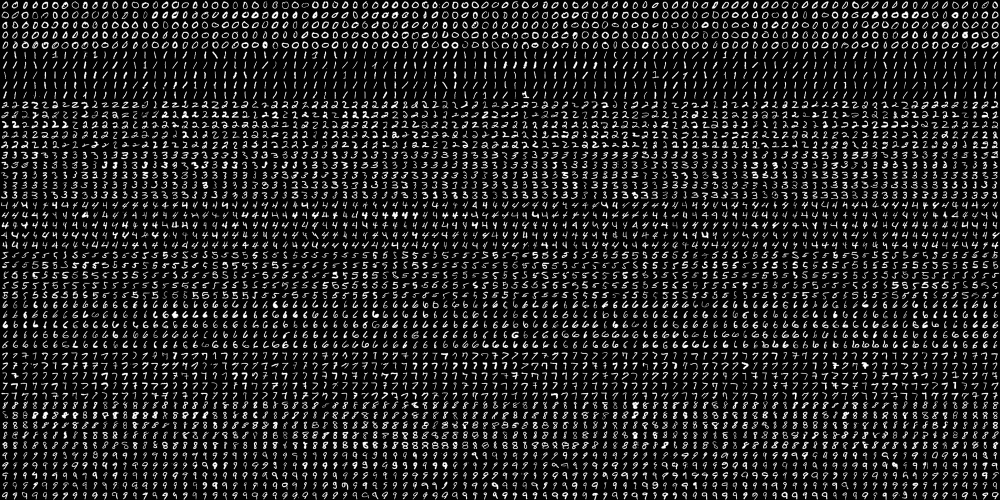
#> input picture opencv-ayub-khan/Programs/hand_written_data/digits.png, 2000 x 1000 px (shown at 1/2 size)
$ python 8.py   (Python 2 division)
#> lines starting #> are read from the running program, lines starting #| are printed output that depends on the picture; after the words box and inside, x2 and y2 are one past the last pixel; in counts of white or black regions, pixels touching at a corner belong together
import cv2
from matplotlib import pyplot as plt
import numpy as np


# The image we are going to use for system training.
digits_learning_image = cv2.imread('hand_written_data/digits.png')
#> digits_learning_image is the input picture: shape (1000, 2000, 3); min 0, max 255, mean 33.8
cv2.imshow('image', digits_learning_image)
cv2.waitKey(0)
cv2.destroyAllWindows()

#NEED TO RECHECK
gray_digits_learning_image = cv2.cvtColor(digits_learning_image, cv2.COLOR_BGR2GRAY)

# Now we split the image to 5000 cells, each 20x20 size
digit_cells = [np.hsplit(row, 100) for row in np.vsplit(gray_digits_learning_image, 50)]
#> digit_cells = 50 items
print 'Digit cells length : ', len(digit_cells)
#| Digit cells length :  50
print 'Digit cells width : ', len(digit_cells[1])
#| Digit cells width :  100

# Make it into a Numpy array. It's size will be (50,100,20,20)
digits_list = np.array(digit_cells)

# Now we prepare train_data and test_data.
digits_for_training = digits_list[:, :50].reshape(-1,400).astype(np.float32)  # Size=(2500,400)
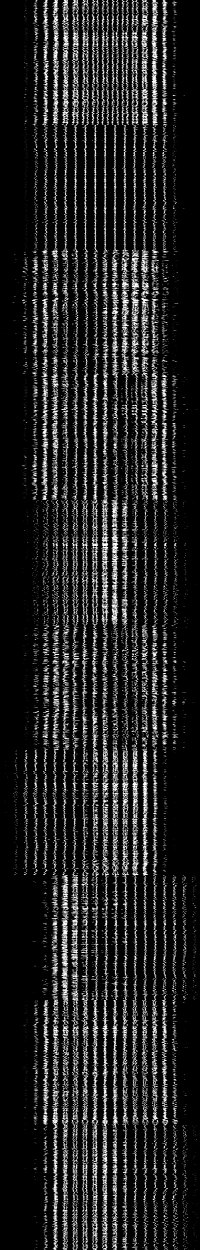
#> digits_for_training: shape (2500, 400) float32 (shown at 1/2 size); min 0, max 255, mean 33.8
digits_for_testing = digits_list[:, 50:100].reshape(-1,400).astype(np.float32)# Size=(2500,400)
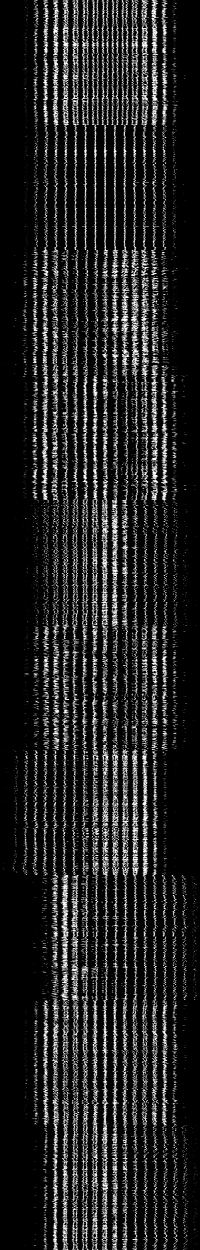
#> digits_for_testing: shape (2500, 400) float32 (shown at 1/2 size); min 0, max 255, mean 33.8

# Create labels for training data and testing data
numbers = np.arange(10)
labels_for_training_data = np.repeat(numbers, 250)[:, np.newaxis]
labels_for_testing_data = labels_for_training_data.copy()

print "Shape of training data : ", digits_for_training.shape
#| Shape of training data :  (2500, 400)
print "Shape of lables for training data : ", labels_for_training_data.shape

# Initiate kNN, train the data, then test it with test data for k=4
knn = cv2.ml.KNearest_create()
knn.train(digits_for_training, cv2.ml.ROW_SAMPLE, labels_for_training_data)
ret, result, neighbours, dist = knn.findNearest(digits_for_testing, k=4)
#> ret = 0; result = 2500 values, max 9 at index 926, min 0 at index 0, mean 4.42; neighbours = 2500 rows, first 6: [0, 0, 0, 0], [0, 0, 0, 0], [0, 0, 0, 0], [0, 0, 5, 5], [0, 0, 0, 0], [0, 0, 0, 0]; dist = 2500 rows, first 6: [361955, 598018, 606136, 608480], [790595, 959768, 1055851, 1065401], [534520, 641045, 681043, 732508], [943748, 958162, 1052576, 1243297], [796400, 841097, 878670, 896978], [396251, 671587, 715542, 749110]

# Now we check the accuracy of classification
# For that, compare the result with test_labels and check which are wrong
matches = result == labels_for_testing_data
correct = np.count_nonzero(matches)
#> correct = 2298
accuracy = correct * 100.0 / result.size
#> accuracy = 91.92

print '************************* DIGITS OCR *************************'
print 'matches : ', matches
#> (printed output is left out)
print 'correct : ', correct
#| correct :  2298
print 'accuracy : ', accuracy
#| accuracy :  91.92

# Test Data
digit_image_for_testing = cv2.imread('hand_written_data/1.png')
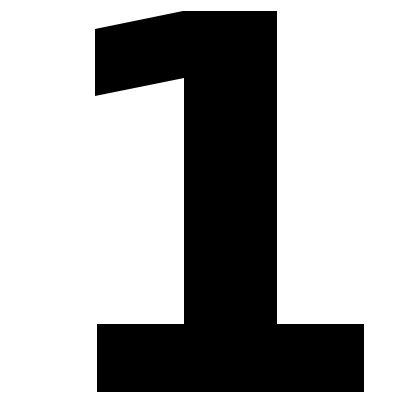
#> input picture opencv-ayub-khan/Programs/hand_written_data/1.png, 400 x 400 px
#> digit_image_for_testing is the input picture: shape (400, 400, 3); min 0, max 255, mean 170.2
# [8 lines of commented-out code are left out]


plt.imshow(digit_image_for_testing)
plt.show()

gray_image = cv2.cvtColor(digit_image_for_testing, cv2.COLOR_BGR2GRAY)
plt.imshow(gray_image)
plt.show()

ret, thresh = cv2.threshold(gray_image, 10, 255, cv2.THRESH_OTSU)
#> thresh: shape (400, 400); 66.7% white; 1 black region, box (x1, y1, x2, y2) and area: (95, 11, 364, 392) 53237
#> ret = 125
threshold_image = cv2.threshold(thresh, 10, 255, cv2.THRESH_BINARY_INV)[1]
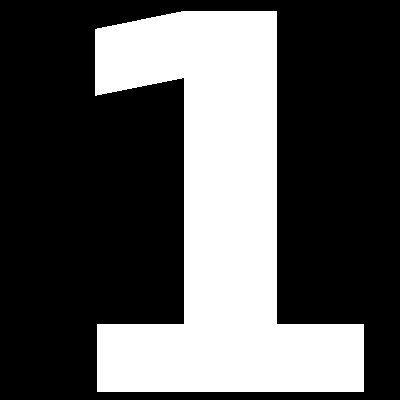
#> threshold_image: shape (400, 400); 33.3% white; 1 white region, box (x1, y1, x2, y2) and area: (95, 11, 364, 392) 53237
plt.imshow(threshold_image)
plt.show()

# Perform the resizing of the image according to our train data (20, 20)
r = 20.0 / threshold_image.shape[1]
#> r = 0.05
dim = (20, int(threshold_image.shape[0] * r))
#> dim = (20, 20)
resized_image = cv2.resize(threshold_image, dim, interpolation=cv2.INTER_AREA)
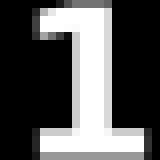
#> resized_image: shape (20, 20) (shown 8 times larger); min 0, max 255, mean 84.9
plt.imshow(resized_image)
plt.show()

# Convert to linear image and recognize the digit using KNN.
digit_in_1d_array = resized_image.reshape(-1,400).astype(np.float32)
ret, result, neighbours, dist = knn.findNearest(digit_in_1d_array, k=4)
#> ret = 1; result = [1]; neighbours = [[7, 1, 8, 3]]; dist = [[4867520, 4869317, 4938544, 4945603]]

print '************************* DIGITS OCR *************************'
print 'ret : ', ret
#| ret :  1.0
print 'result : ', result
#| result :  [[1.]]
print 'neighbours : ', neighbours
#| neighbours :  [[7. 1. 8. 3.]]
print 'dist : ', dist
#| dist :  [[4867520. 4869317. 4938544. 4945603.]]
